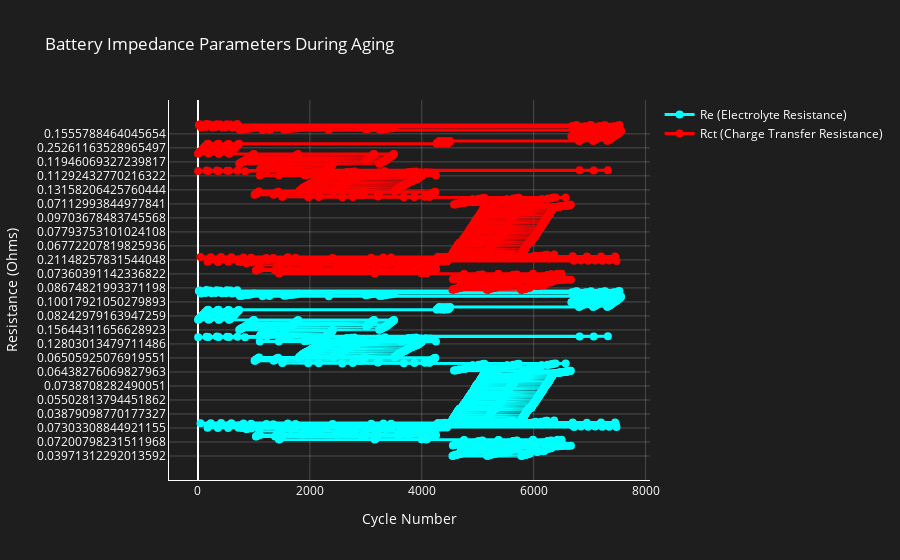

Here is the notebook cell this chart was saved with:
### Markdown cell above
### Line plot

### Code cell
# Create the dark-themed Plotly figure
def create_battery_impedance_plot(data):
    # Create figure with dark theme
    fig = go.Figure()

    # Add Re (Electrolyte Resistance) trace
    fig.add_trace(go.Scatter(
        x=data.index,
        y=data['Re'],
        mode='lines+markers',
        name='Re (Electrolyte Resistance)',
        line=dict(color='cyan', width=3),
        marker=dict(size=8, color='cyan')
    ))

    # Add Rct (Charge Transfer Resistance) trace
    fig.add_trace(go.Scatter(
        x=data.index,
        y=data['Rct'],
        mode='lines+markers',
        name='Rct (Charge Transfer Resistance)',
        line=dict(color='red', width=3),
        marker=dict(size=8, color='red')
    ))

    # Customize layout with dark theme
    fig.update_layout(
        title='Battery Impedance Parameters During Aging',
        title_font_color='white',
        plot_bgcolor='rgb(30,30,30)',
        paper_bgcolor='rgb(30,30,30)',
        font_color='white',
        xaxis=dict(
            title='Cycle Number',
            gridcolor='rgba(255,255,255,0.2)',
            tickcolor='white',
            linecolor='white'
        ),
        yaxis=dict(
            title='Resistance (Ohms)',
            gridcolor='rgba(255,255,255,0.2)',
            tickcolor='white',
            linecolor='white'
        ),
        legend=dict(
            font_color='white'
        )
    )

    fig.show()

create_battery_impedance_plot(sorted_data)

### Figure 1 — Plotly figure (JSON) as saved in the notebook; plotly's stock layout.template omitted (floating-point values rounded to 4 significant figures; data arrays with more than 128 entries replaced by an {"elided": "..."} marker saying what was removed)
{"data": [{"line": {"color": "cyan", "width": 3}, "marker": {"color": "cyan", "size": 8}, "mode": "lines+markers", "name": "Re (Electrolyte Resistance)", "type": "scatter", "x": {"elided": "1956 int values"}, "y": {"elided": "1956 str values"}}, {"line": {"color": "red", "width": 3}, "marker": {"color": "red", "size": 8}, "mode": "lines+markers", "name": "Rct (Charge Transfer Resistance)", "type": "scatter", "x": {"elided": "1956 int values"}, "y": {"elided": "1956 str values"}}], "layout": {"autosize": true, "font": {"color": "white"}, "legend": {"font": {"color": "white"}}, "paper_bgcolor": "rgb(30,30,30)", "plot_bgcolor": "rgb(30,30,30)", "title": {"font": {"color": "white"}, "text": "Battery Impedance Parameters During Aging"}, "xaxis": {"autorange": true, "gridcolor": "rgba(255,255,255,0.2)", "linecolor": "white", "range": [-492.0, 8053.0], "tickcolor": "white", "title": {"text": "Cycle Number"}, "type": "linear"}, "yaxis": {"autorange": true, "gridcolor": "rgba(255,255,255,0.2)", "linecolor": "white", "range": [-360.2, 4271.0], "tickcolor": "white", "title": {"text": "Resistance (Ohms)"}, "type": "category"}}}
